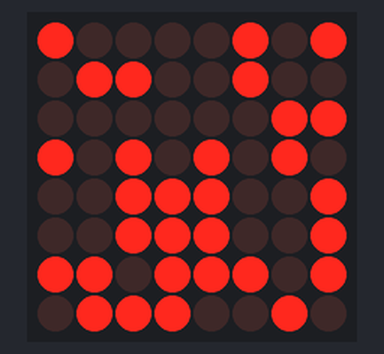
Bench run of a sketch on a simulated Arduino Uno, built with avr-gcc and run on an emulated ATmega328P. Parts: 8×8 LED matrix. Random numbers use the default seed unless the sketch sets one.

Above: at 0.45 s.
At 5.26 s:
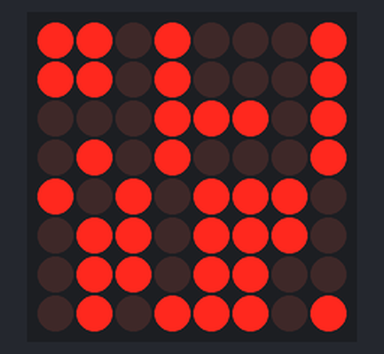
At 10.08 s:
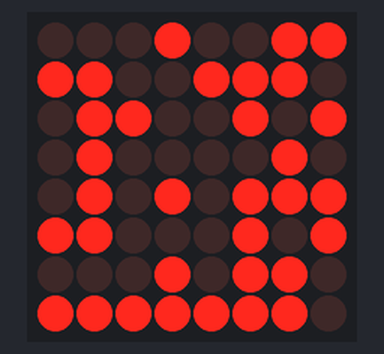
At 20.01 s:
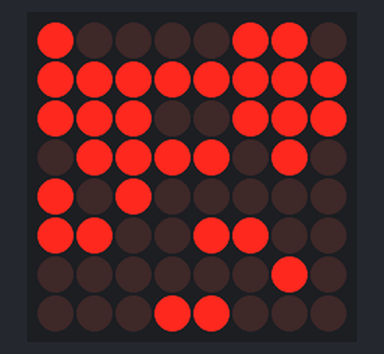
At 29.64 s:
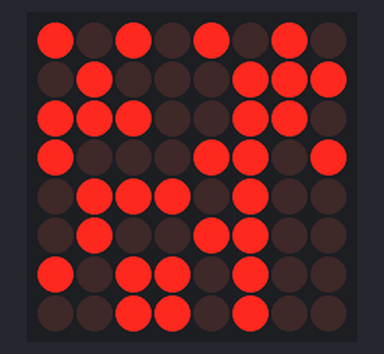
At 39.57 s:
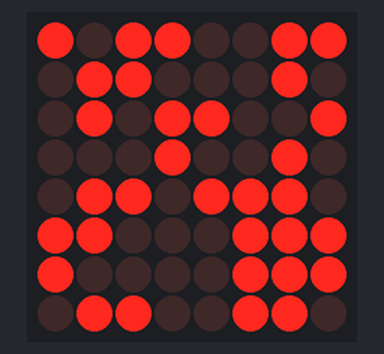

The sketch:

FLDTest1.ino
```cpp
#include <LedControl.h> //  need the library
LedControl lc=LedControl(12,11,10);//

// This code was from the internet that was free to download and I tweaked it a bit to more resemble R2's Logic Lights. Currently only working with RED DOT MATRIX MAX7219 DISLPAYS however I will be updating to work with other displays such as RGB Displays.

// ARDUINO Pin 12 is connected to the MAX7219 Pin 3 labelled DIN - ORANGE -Front Logic
// ARDUINO Pin 11 is connected to the MAX7219 Pin 5 labelled CLK - GREEN - Front Logic
// ARDUINO Pin 10 is connected to the MAX7219 Pin 4 labelled as CS - YELLOW - Front Logic
// Second Logic MATRIX Uses The Output Pins On First Matrix.
// Rear Logic Lights Follows The Same Connections.
// 1 as we only have 1 MAX 7219 atatched

long randNumberX;
long randNumberY;

void setup(){

// the zero refers to the MAX7219 number
lc.shutdown(0,false);// turn off power saving
lc.setIntensity(0,1);// sets brightness (0~15 possible values)
lc.clearDisplay(0);// clear screen
Serial.begin(9600);

// if analog input pin 0 is unconnected, random analog
// noise will cause the call to randomSeed() to generate
randomSeed(analogRead(0));

}

void loop()
{
randNumberX = random(0,8); //Number of LED's on X Axis
randNumberY = random(0,8); //Number of LED's on Y Axis
lc.setLed(0,randNumberX,randNumberY,false); // turns on LED at col, row
delay(1);
lc.setLed(0,randNumberX,randNumberY,true); // turns on LED at col, row
delay(1);

 randNumberX = random(0,8); //Number of LED's on X Axis
randNumberY = random(0,8); //Number of LED's on Y Axis
lc.setLed(0,randNumberX,randNumberY,false); // turns OFF LED at col, row
delay(1);
lc.setLed(0,randNumberX,randNumberY,false); // turns OFF LED at col, row
delay(1);
//LOWER THE DELAY NUMBER, THE QUICKER THE FLASH
}
```
